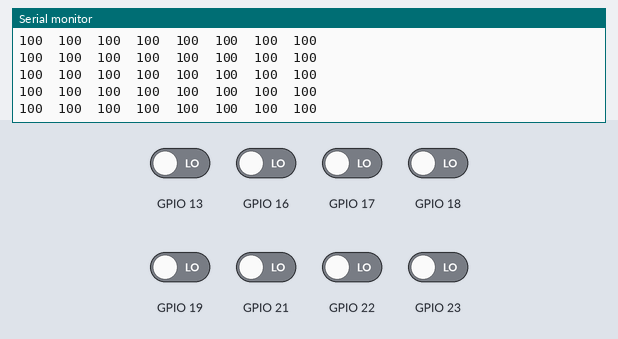
A program run on a simulated ESP32. Parts: the last lines printed to the serial monitor. The test bench sets the inputs (shaded band); at power-on: GPIO 13, GPIO 16–19, GPIO 21–23 LOW.

Above: at 1.2 s.
1.3 s: GPIO 13 driven HIGH
At 2.1 s:
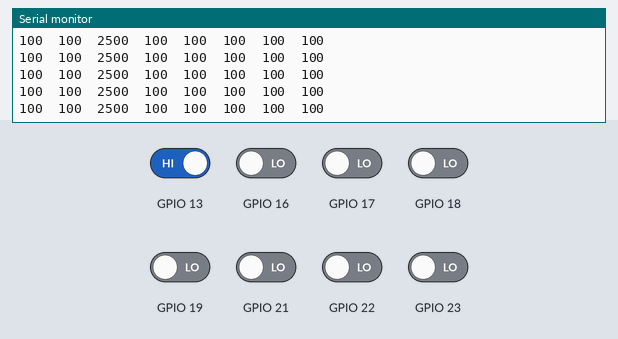
4.3 s: GPIO 13 driven LOW
At 5.2 s:
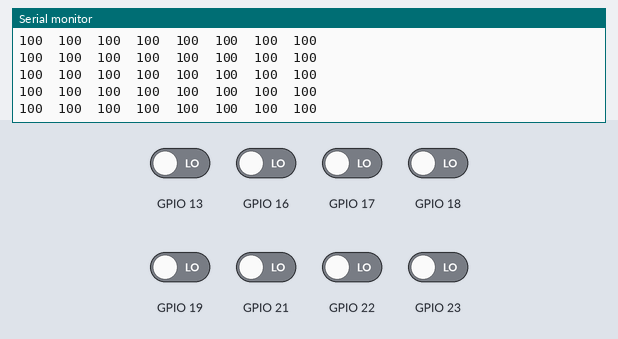
7.3 s: GPIO 16 driven HIGH
At 8.4 s:
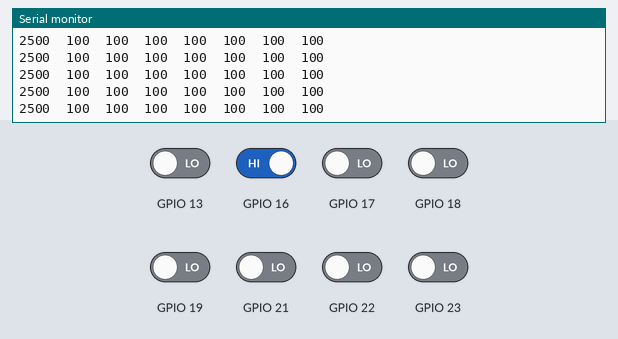
8.8 s: GPIO 17 driven HIGH
At 9.8 s:
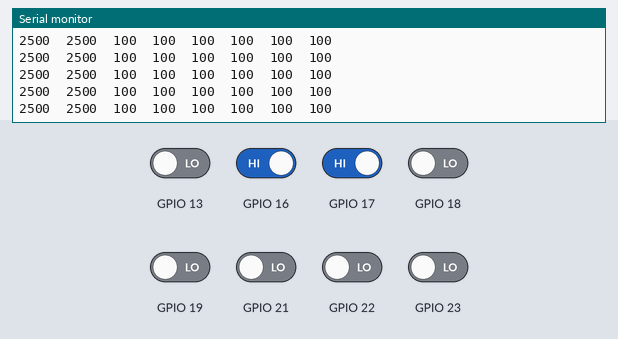
10.3 s: GPIO 18 driven HIGH
At 11.0 s:
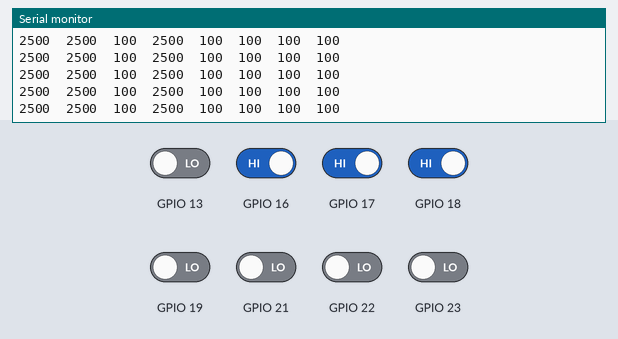
13.3 s: GPIO 19 driven HIGH
At 14.0 s:
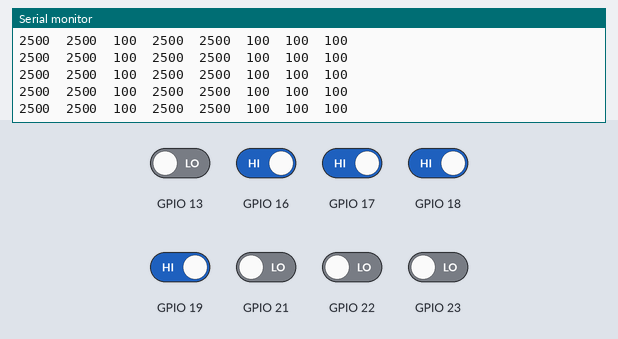

Measured:
- after the input at 1.3 s, the serial monitor: prints a new line at once (image 1)
- after the input at 4.3 s, the serial monitor: prints a new line at once (image 2)
- after the input at 7.3 s, the serial monitor: prints a new line at once (image 3)
- after the input at 8.8 s, the serial monitor: prints a new line at once (image 4)
- after the input at 10.3 s, the serial monitor: prints a new line at once (image 5)
- after the input at 13.3 s, the serial monitor: prints a new line at once (image 6)

The program:

main.cpp
```cpp
#include <Arduino.h>
#include <QTRSensors.h>

QTRSensors qtr;

const uint8_t SensorCount = 8;
uint16_t sensorValues[SensorCount];

void setup() {
  // configure the sensors
  qtr.setTypeRC();
  qtr.setSensorPins((const uint8_t[]){16, 17, 13, 18, 19, 21, 22, 23}, SensorCount);
  qtr.setEmitterPin(2);

  Serial.begin(9600);
}

void loop() {
  // read raw sensor values
  qtr.read(sensorValues);

  // print the sensor values as numbers from 0 to 2500, where 0 means maximum
  // reflectance and 2500 means minimum reflectance
  for (uint8_t i = 0; i < SensorCount; i++)
  {
    Serial.print(sensorValues[i]);
    Serial.print('\t');
  }
  Serial.println();
}
```
